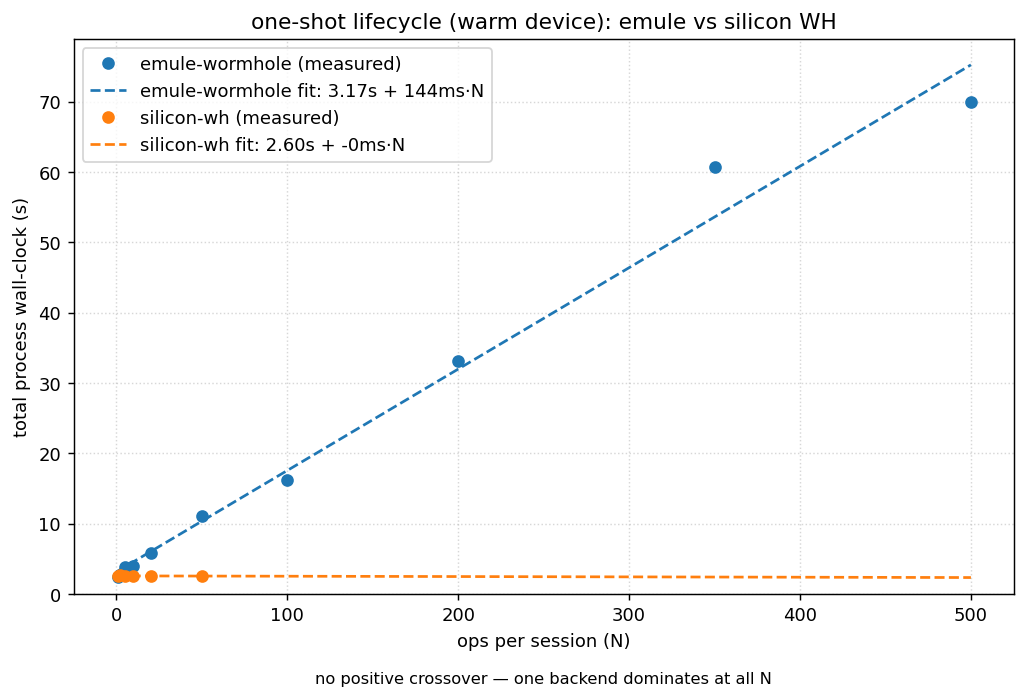

Python code for this plot:
# SPDX-FileCopyrightText: © 2026 Tenstorrent USA, Inc.
#
# SPDX-License-Identifier: Apache-2.0
"""Plot one-shot lifecycle total(N ops) per backend and find the crossover.

Consumes CSVs from oneshot_lifecycle.py (one row per --ops value). For each
backend it fits total_ms ≈ a + b·N (a = fixed bringup+compile floor, b = warm
per-op cost) by least squares, plots the measured points + fit lines, and — when
two backends are present — reports the crossover N where their totals are equal:

    N* = (a_emule - a_silicon) / (b_silicon - b_emule)

Below N* the higher-floor backend (silicon) is slower end-to-end, so emule wins;
above N* the per-op term dominates and silicon wins.

  python perf/oneshot_crossover.py emule_oneshot.csv silicon_oneshot.csv --out crossover.png
"""

import argparse
import csv
import sys
from collections import defaultdict

import matplotlib

matplotlib.use("Agg")
import matplotlib.pyplot as plt


def load(paths, col):
    series = defaultdict(dict)  # backend -> {ops: chosen time_ms}
    for path in paths:
        with open(path, newline="") as f:
            for row in csv.DictReader(f):
                # fall back to total_ms when the requested column is absent
                # (older CSVs) or blank — for those, reset_ms is 0 anyway.
                v = row.get(col) or row.get("total_ms")
                series[row["backend"]][int(row["ops"])] = float(v)
    return series


def linfit(xs, ys):
    """Least-squares a + b·x. Returns (a, b)."""
    n = len(xs)
    sx = sum(xs); sy = sum(ys)
    sxx = sum(x * x for x in xs); sxy = sum(x * y for x, y in zip(xs, ys))
    denom = n * sxx - sx * sx
    if denom == 0:
        return sy / n, 0.0
    b = (n * sxy - sx * sy) / denom
    a = (sy - b * sx) / n
    return a, b


def main(argv=None):
    p = argparse.ArgumentParser(description=__doc__)
    p.add_argument("csvs", nargs="+")
    p.add_argument("--out", default="oneshot_crossover.png")
    p.add_argument("--title", default="one-shot lifecycle: total wall-clock vs ops-per-session")
    p.add_argument(
        "--col",
        default="total_ms",
        help="which time column to fit: total_ms (process) or "
        "total_with_reset_ms (full cold: chip-off reset included). Default total_ms.",
    )
    args = p.parse_args(argv or sys.argv[1:])

    series = load(args.csvs, args.col)
    # extend all fit lines across the global N range so a backend measured at a
    # single N (e.g. cold runs only done at --ops 1) still draws a full line.
    xmax = max(x for be in series for x in series[be])
    fits = {}
    fig, ax = plt.subplots(figsize=(8, 5.5))
    for be in sorted(series):
        xs = sorted(series[be])
        ys = [series[be][x] / 1e3 for x in xs]  # -> seconds
        a, b = linfit(xs, ys)
        fits[be] = (a, b)
        (line,) = ax.plot(xs, ys, marker="o", ls="", label=f"{be} (measured)")
        xf = [0, xmax]
        ax.plot(xf, [a + b * x for x in xf], ls="--", color=line.get_color(),
                label=f"{be} fit: {a:.2f}s + {b*1e3:.0f}ms·N")

    ax.set_xlabel("ops per session (N)")
    ax.set_ylabel("total process wall-clock (s)")
    ax.set_title(args.title)
    ax.grid(True, ls=":", alpha=0.5)
    ax.set_ylim(bottom=0)

    msg = None
    backends = sorted(fits)
    if len(backends) >= 2:
        b1, b2 = backends[0], backends[1]
        a1, s1 = fits[b1]; a2, s2 = fits[b2]
        if s1 != s2:
            nstar = (a1 - a2) / (s2 - s1)
            if nstar > 0:
                yc = a1 + s1 * nstar
                ax.axvline(nstar, color="k", ls=":", alpha=0.6)
                ax.plot([nstar], [yc], "k*", ms=14)
                lo = b1 if a1 < a2 else b2   # lower floor wins for small N
                hi = b2 if a1 < a2 else b1
                msg = (f"crossover N* ≈ {nstar:.0f} ops: "
                       f"below it {lo} is faster end-to-end, above it {hi} wins")
            else:
                msg = "no positive crossover — one backend dominates at all N"
    ax.legend()
    if msg:
        ax.text(0.5, -0.16, msg, transform=ax.transAxes, ha="center", fontsize=9)
    fig.tight_layout()
    fig.savefig(args.out, dpi=130, bbox_inches="tight")
    print(f"wrote {args.out}")
    for be, (a, b) in fits.items():
        print(f"  {be}: total(N) ≈ {a:.3f}s + {b*1e3:.1f}ms·N")
    if msg:
        print(f"  {msg}")
    return 0


if __name__ == "__main__":
    raise SystemExit(main())
